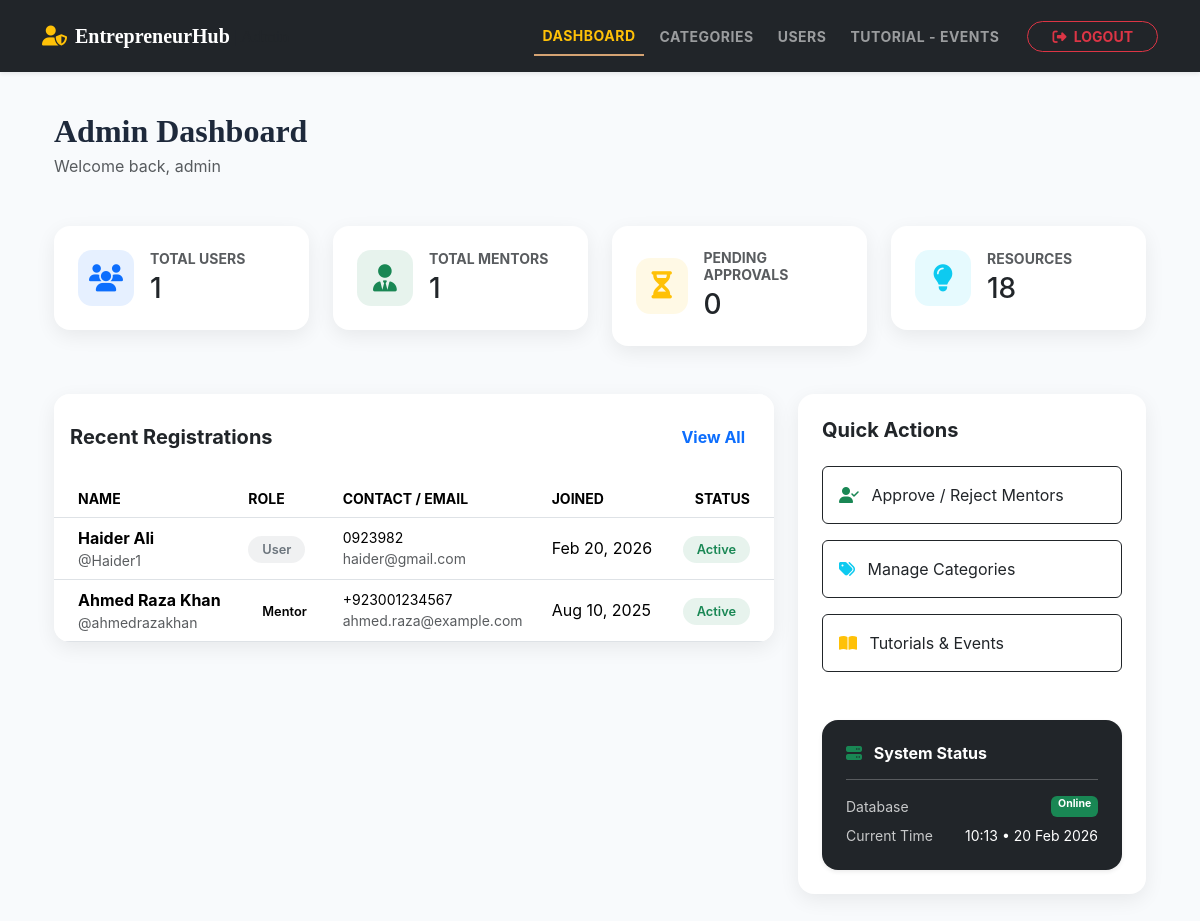
Page /admin/admin_dashboard.php (signed in) on the committed database.
### tables this page shows
CREATE TABLE `users` (
  `id` int(11) NOT NULL,
  `full_name` varchar(100) NOT NULL,
  `username` varchar(50) NOT NULL,
  `email` varchar(100) NOT NULL,
  `password` varchar(255) NOT NULL,
  `dob` date DEFAULT NULL,
  `cnic` varchar(15) DEFAULT NULL,
  `contact_number` varchar(20) DEFAULT NULL,
  `address` text DEFAULT NULL,
  `is_active` tinyint(1) DEFAULT 1,
  `created_at` timestamp NOT NULL DEFAULT current_timestamp(),
  `updated_at` timestamp NOT NULL DEFAULT current_timestamp() ON UPDATE current_timestamp(),
  `role` enum('user','agent') NOT NULL DEFAULT 'user',
  `expertise_area` varchar(255) DEFAULT NULL,
  `experience_years` int(11) DEFAULT NULL,
  `bio` text DEFAULT NULL,
  `website` varchar(255) DEFAULT NULL,
  `linkedin` varchar(255) DEFAULT NULL
);

### admin/admin_dashboard.php (the view, shortened to what this page needs)
<?php
include "config.php";
$total_users_query = "SELECT COUNT(*) AS count FROM users WHERE role = 'user'";
$total_users_result = mysqli_query($conn, $total_users_query);
$total_users = mysqli_fetch_assoc($total_users_result)['count'];
$total_agents_query = "SELECT COUNT(*) AS count FROM users WHERE role = 'agent'";
$total_agents_result = mysqli_query($conn, $total_agents_query);
$total_agents = mysqli_fetch_assoc($total_agents_result)['count'];
$pending_agents_query = "SELECT COUNT(*) AS count FROM users WHERE role = 'agent' AND is_active = 0";
$pending_agents_result = mysqli_query($conn, $pending_agents_query);
$pending_agents = mysqli_fetch_assoc($pending_agents_result)['count'];
$total_resources_query = "SELECT COUNT(*) AS count FROM business_resources";
$total_resources_result = mysqli_query($conn, $total_resources_query);
$total_resources = mysqli_fetch_assoc($total_resources_result)['count'];
$recent_query = "
    SELECT id, full_name, username, email, role, contact_number, created_at, is_active
    FROM users
    ORDER BY created_at DESC
    LIMIT 10
";
$recent_result = mysqli_query($conn, $recent_query);
?>
<!DOCTYPE html>
<html lang="en">
<head>
    <link href="https://cdn.jsdelivr.net/npm/bootstrap@5.3.3/dist/css/bootstrap.min.css" rel="stylesheet">
    <link rel="stylesheet" href="https://cdnjs.cloudflare.com/ajax/libs/font-awesome/6.5.0/css/all.min.css">
    <link rel="stylesheet" href="../CSS/style.css">
</head>
<body>
<?php include('navbar.php'); ?>
<div class="main-wrapper container">
    <div class="d-flex flex-column flex-md-row justify-content-between align-items-md-center mb-5 gap-3">
        <div>
            <h2 class="fw-bold mb-1">Admin Dashboard</h2>
            <p class="text-muted mb-0">Welcome back, <?php echo htmlspecialchars($_SESSION['admin_username'] ?? 'Administrator'); ?></p>
        </div>
    </div>
    <div class="row g-4 mb-5">
        <div class="col-md-3 col-sm-6">
            <div class="card stat-card p-4">
                <div class="d-flex align-items-center">
                    <div class="icon-shape me-3 bg-primary bg-opacity-10 text-primary">
                        <i class="fas fa-users"></i>
                    </div>
                    <div>
                        <h6 class="text-muted mb-1 small fw-bold text-uppercase">Total Users</h6>
                        <h3 class="mb-0"><?php echo number_format($total_users); ?></h3>
                    </div>
                </div>
            </div>
        </div>
        <div class="col-md-3 col-sm-6">
            <div class="card stat-card p-4">
                <div class="d-flex align-items-center">
                    <div class="icon-shape me-3 bg-success bg-opacity-10 text-success">
                        <i class="fas fa-user-tie"></i>
                    </div>
                    <div>
                        <h6 class="text-muted mb-1 small fw-bold text-uppercase">Total Mentors</h6>
                        <h3 class="mb-0"><?php echo number_format($total_agents); ?></h3>
                    </div>
                </div>
            </div>
        </div>
        <div class="col-md-3 col-sm-6">
            <div class="card stat-card p-4">
                <div class="d-flex align-items-center">
                    <div class="icon-shape me-3 bg-warning bg-opacity-10 text-warning">
                        <i class="fas fa-hourglass-half"></i>
                    </div>
                    <div>
                        <h6 class="text-muted mb-1 small fw-bold text-uppercase">Pending Approvals</h6>
                        <h3 class="mb-0"><?php echo number_format($pending_agents); ?></h3>
                    </div>
                </div>
            </div>
        </div>
        <div class="col-md-3 col-sm-6">
            <div class="card stat-card p-4">
                <div class="d-flex align-items-center">
                    <div class="icon-shape me-3 bg-info bg-opacity-10 text-info">
                        <i class="fas fa-lightbulb"></i>
                    </div>
                    <div>
                        <h6 class="text-muted mb-1 small fw-bold text-uppercase">Resources</h6>
                        <h3 class="mb-0"><?php echo number_format($total_resources); ?></h3>
                    </div>
                </div>
            </div>
        </div>
    </div>
    <div class="row g-4">
        <div class="col-lg-8">
            <div class="card table-card">
                <div class="card-header bg-white border-0 py-4 d-flex justify-content-between align-items-center">
                    <h5 class="mb-0">Recent Registrations</h5>
                    <a href="view_users.php" class="btn btn-link fw-bold text-decoration-none">View All</a>
                </div>
                <div class="card-body p-0">
                    <div class="table-responsive">
                        <table class="table table-hover align-middle mb-0">
                            <thead class="bg-light text-muted small text-uppercase">
                                <tr>
                                    <th class="ps-4">Name</th>
                                    <th>Role</th>
                                    <th>Contact / Email</th>
                                    <th>Joined</th>
                                    <th class="text-end pe-4">Status</th>
                                </tr>
                            </thead>
                            <tbody>
                                <?php if (mysqli_num_rows($recent_result) > 0): ?>
                                    <?php while ($row = mysqli_fetch_assoc($recent_result)): ?>
                                        <tr>
                                            <td class="ps-4">
                                                <div class="fw-bold"><?php echo htmlspecialchars($row['full_name']); ?></div>
                                                <div class="text-muted small">@<?php echo htmlspecialchars($row['username']); ?></div>
                                            </td>
                                            <td>
                                                <?php if ($row['role'] === 'agent'): ?>
                                                    <span class="role-badge bg-purple bg-opacity-10 text-purple">Mentor</span>
                                                <?php else: ?>
                                                    <span class="role-badge bg-secondary bg-opacity-10 text-secondary">User</span>
                                                <?php endif; ?>
                                            </td>
                                            <td>
                                                <div class="small"><?php echo htmlspecialchars($row['contact_number'] ?: '—'); ?></div>
                                                <div class="text-muted small"><?php echo htmlspecialchars($row['email']); ?></div>
                                            </td>
                                            <td><?php echo date('M d, Y', strtotime($row['created_at'])); ?></td>
                                            <td class="text-end pe-4">
                                                <?php if ($row['is_active']): ?>
                                                    <span class="status-pill bg-success bg-opacity-10 text-success">Active</span>
                                                <?php else: ?>
                                                    <span class="status-pill bg-warning bg-opacity-10 text-warning">Pending</span>
                                                <?php endif; ?>
                                            </td>
                                        </tr>
                                    <?php endwhile; ?>
                                <?php else: ?>
                                    <tr><td colspan="5" class="text-center py-5 text-muted">No recent registrations yet.</td></tr>
                                <?php endif; ?>
                            </tbody>
                        </table>
                    </div>
                </div>
            </div>
        </div>
        <div class="col-lg-4">
            <div class="card table-card p-4">
                <h5 class="fw-bold mb-4">Quick Actions</h5>
                <div class="d-grid gap-3">
                    <a href="view_users.php" class="btn btn-outline-dark text-start p-3 border-dashed">
                        <i class="fas fa-user-check me-2 text-success"></i> Approve / Reject Mentors
                    </a>
                    <a href="view_categories.php" class="btn btn-outline-dark text-start p-3 border-dashed">
                        <i class="fas fa-tags me-2 text-info"></i> Manage Categories
                    </a>
                    <a href="view_contents.php" class="btn btn-outline-dark text-start p-3 border-dashed">
                        <i class="fas fa-book-open me-2 text-warning"></i> Tutorials & Events
                    </a>
                 </div>
                <div class="mt-5 p-4 bg-dark text-white rounded-4 shadow-sm">
                    <h6 class="fw-bold mb-3"><i class="fas fa-server me-2 text-success"></i> System Status</h6>
                    <hr class="opacity-25 mb-3">
                    <div class="d-flex justify-content-between mb-2 small">
                        <span class="opacity-75">Database</span>
                        <span class="badge bg-success">Online</span>
                    </div>
                    <div class="d-flex justify-content-between small">
                        <span class="opacity-75">Current Time</span>
                        <span><?php echo date('H:i • d M Y'); ?></span>
                    </div>
                </div>
            </div>
        </div>
    </div>
</div>
</body>
</html>

### CSS/style.css (style rules this page uses)
:root { --primary-color: #d4a373; --accent-color: #faedcd; --text-dark: #2d2d2d; --bg-light: #fefae0; --transition: all 0.3s ease; }
body { font-family: 'Inter', sans-serif; background-color: #fafafa; color: var(--text-dark); }
h1, h2, .navbar-brand { font-family: 'Playfair Display', serif; }

### admin/admin_dashboard.php (style rules this page uses)
:root { --primary-teal: #0d9488; --dark-navy: #0f172a; --light-bg: #f8fafc; --card-shadow: 0 6px 20px rgba(0,0,0,0.07); }
body { background: var(--light-bg); font-family: 'Inter', sans-serif; color: #1e293b; }
.main-wrapper { padding: 2.5rem 1.5rem; }
.stat-card { border: none; border-radius: 16px; background: white; box-shadow: var(--card-shadow); transition: transform 0.3s ease, box-shadow 0.3s ease; }
.icon-shape { width: 56px; height: 56px; border-radius: 14px; display: flex; align-items: center; justify-content: center; font-size: 1.7rem; }
.table-card { border: none; border-radius: 16px; overflow: hidden; box-shadow: var(--card-shadow); }
.status-pill, .role-badge { padding: 6px 14px; border-radius: 50px; font-size: 0.8rem; font-weight: 600; }
h2, h5 { font-weight: 700; }

### rows in the picture
users: full_name "Haider Ali", username "Haider1", role "User", contact_number "0923982", email "haider@gmail.com", created_at "Feb 20, 2026", is_active "Active"
users: full_name "Ahmed Raza Khan", username "ahmedrazakhan", role "Mentor", contact_number "+923001234567", email "ahmed.raza@example.com", created_at "Aug 10, 2025", is_active "Active"

### other values in the picture
$_SESSION['admin_username'] "admin"
$total_users "1"
$total_agents "1"
$pending_agents "0"
$total_resources "18"
